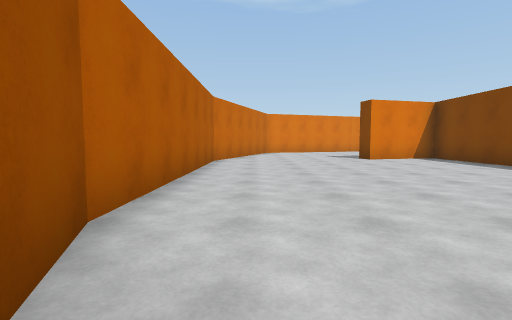
View 1 (above)

24 first-person views from a walk through a scene from a Unity 3-D project. The camera is 1.2 m above the floor, tilts 4° down and sees 85° across. The floor is counted in squares, 2 m on a side. Each view is taken from the middle of a square. On the plan, view 1 faces up. The plan holds only what a view shows up to about 9 squares ahead; the rest is blank. The place goes on beyond the plan. The player is left out.

View 2
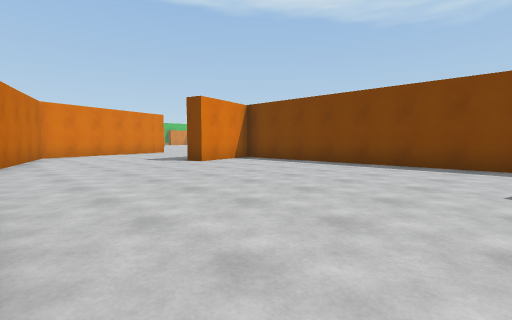

View 3
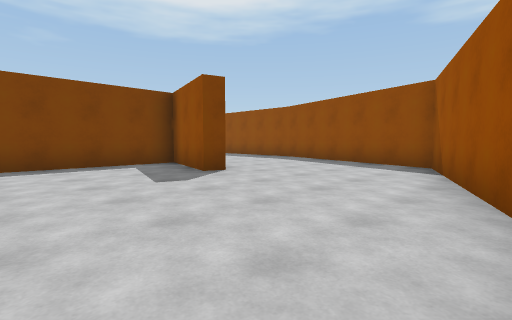

View 4
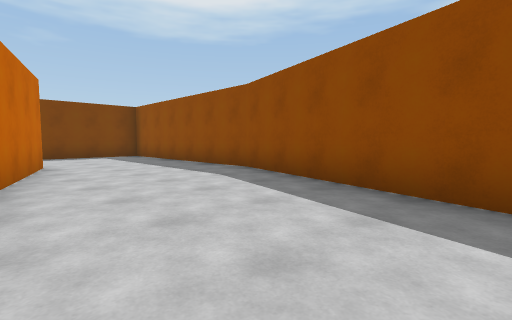

View 5
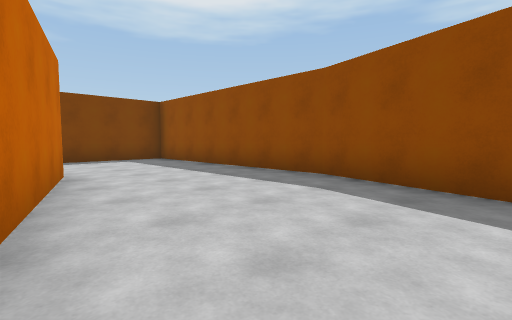

View 6
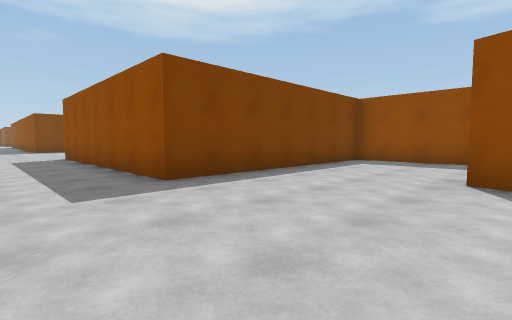

View 7
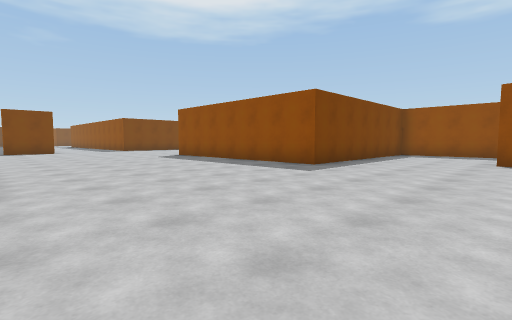

View 8
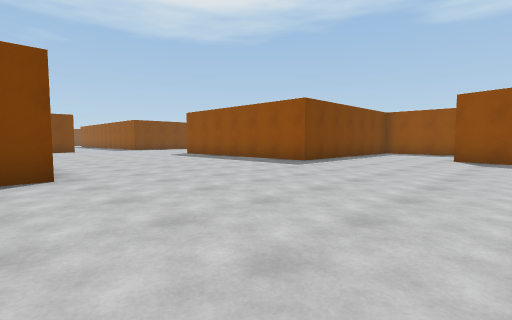

View 9
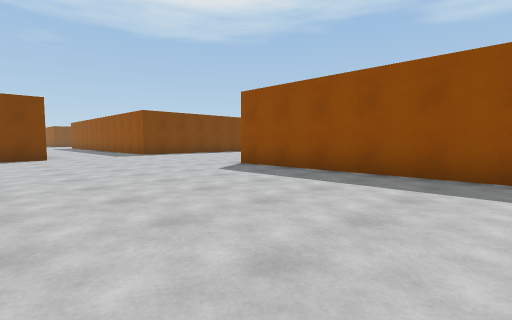

View 10
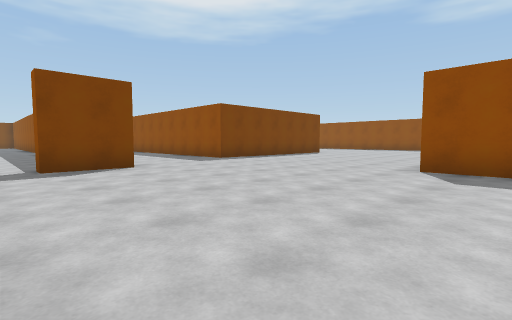

View 11
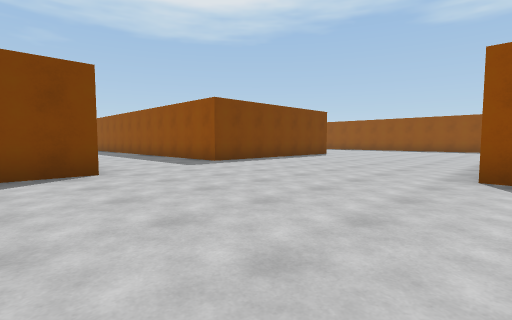

View 12
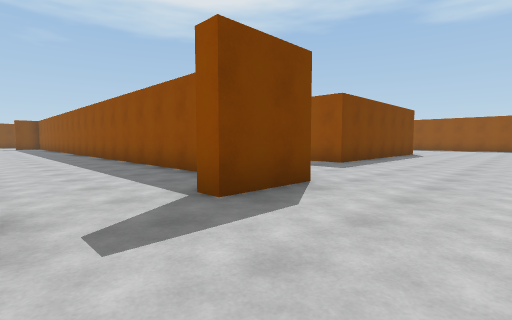

View 13
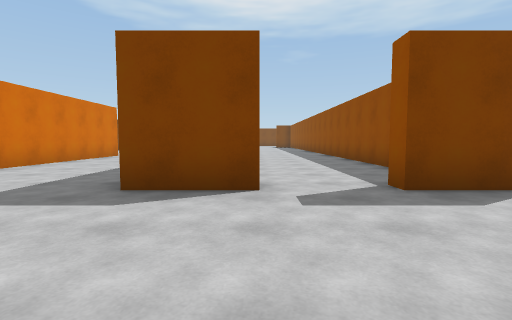

View 14
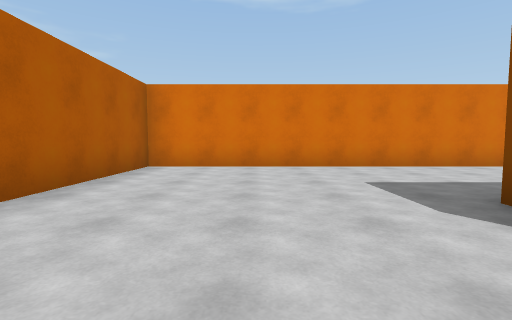

View 15
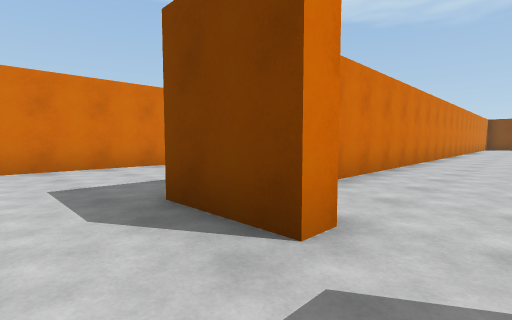

View 16
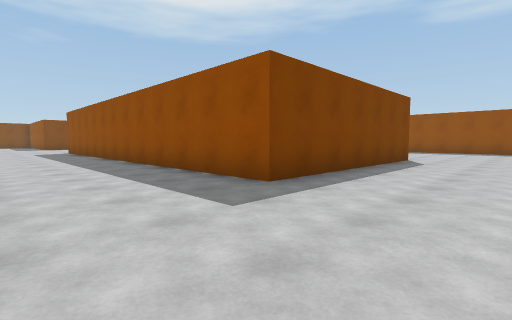

View 17
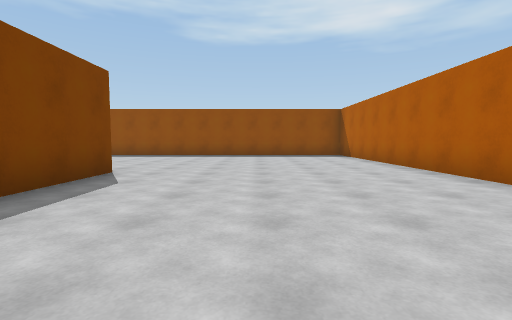

View 18
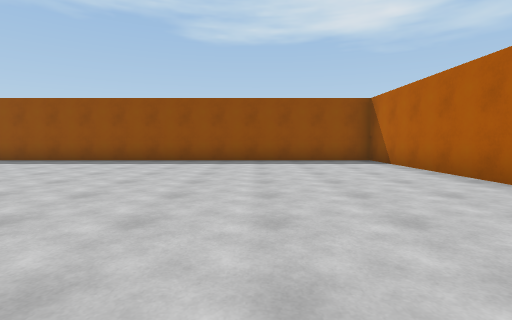

View 19
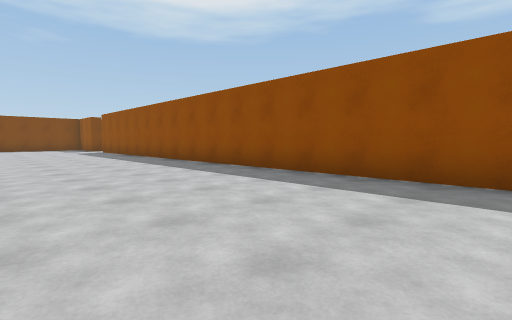

View 20
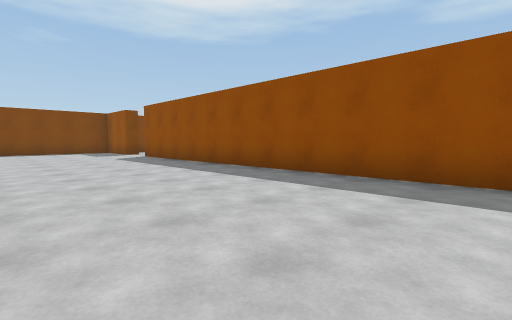

View 21
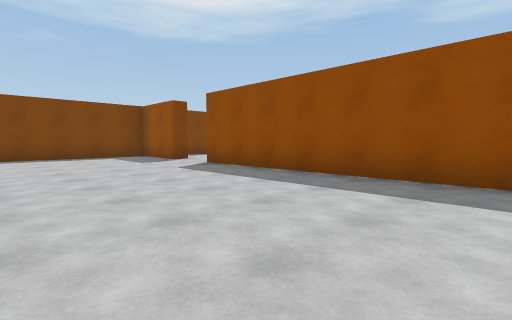

View 22
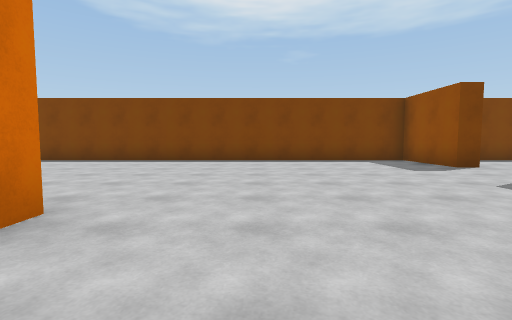

View 23
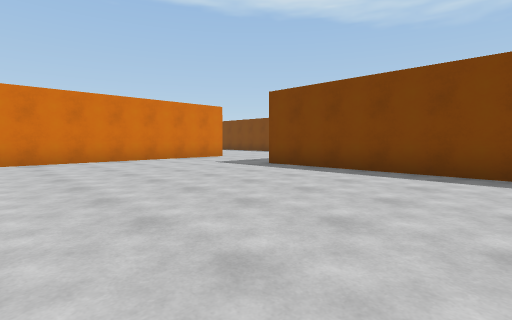

View 24
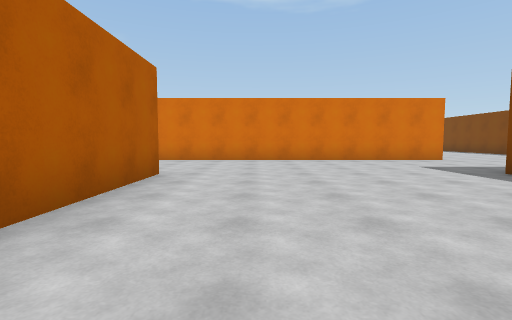

### Floor plan
Key: @ floor where view 1 was taken; # wall or solid block; . floor.
Columns run from 2 left of view 1 to 44 right of it. Each row starts with its distance up from view 1.
 15                     ############
 14                     #...........
 13   #.                #..........
 12  ##..               #.........
 11  #....              #....#  ########
 10  #....               ....# .........
  9 ##....#.#.....#       ...#..........
  8 #.......#...........................
  7 #.......#.................#........
  6 #.......#.................########    #########
  5 #.......#.........................    .........
  4 #.......#...........................   ........
  3 #.......#...........................   ........
  2 #.......#.....#######......########    #......#
  1 ##....###.....#      ......#           #......#
  0  #@....####...#      ......#           #......#
 -1  ##...........#      ......#           #......#
 -2   #...........#      ......#            ......#
 -3   ##..........#     #......#            ......#
 -4    ####.......#     #......#           #......#
 -5       #########     #.......          ........#
 -6                     #.........................#
 -7                     #.........................#
 -8                     #.........................#
 -9                     #.........................#
-10                     #.........................#
-11                     ######################..###
-12                                            ...#
-13                                              .#

Positions as (right, up) in squares from view 1, and headings:
1: (0, 0), facing up
2: (-1, 2), facing up-right
3: (-1, 4), facing down-right
4: (1, 0), facing down-right
5: (3, 0), facing down-right
6: (8, 4), facing down-right
7: (8, 8), facing down-right
8: (7, 9), facing down-right
9: (13, 7), facing down-right
10: (17, 8), facing down-right
11: (18, 7), facing down-right
12: (21, 9), facing down-right
13: (20, 9), facing right
14: (21, 8), facing up
15: (22, 8), facing up-right
16: (22, 5), facing down-right
17: (22, 1), facing down
18: (22, -2), facing down
19: (24, -6), facing down-right
20: (29, -6), facing down-right
21: (33, -6), facing down-right
22: (35, -6), facing right
23: (38, -3), facing up-right
24: (39, -3), facing up
